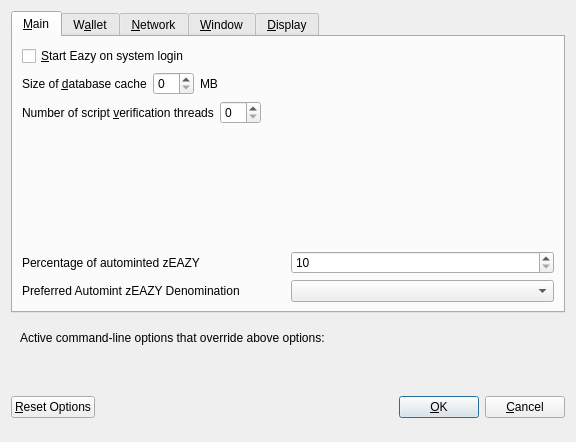
<?xml version="1.0" encoding="UTF-8"?>
<ui version="4.0">
 <class>OptionsDialog</class>
 <widget class="QDialog" name="OptionsDialog">
  <property name="geometry">
   <rect>
    <x>0</x>
    <y>0</y>
    <width>576</width>
    <height>442</height>
   </rect>
  </property>
  <property name="windowTitle">
   <string>Options</string>
  </property>
  <property name="modal">
   <bool>true</bool>
  </property>
  <layout class="QVBoxLayout" name="verticalLayout">
   <item>
    <widget class="QTabWidget" name="tabWidget">
     <property name="currentIndex">
      <number>0</number>
     </property>
     <widget class="QWidget" name="tabMain">
      <attribute name="title">
       <string>&amp;Main</string>
      </attribute>
      <layout class="QVBoxLayout" name="verticalLayout_Main">
       <item>
        <widget class="QCheckBox" name="bitcoinAtStartup">
         <property name="toolTip">
          <string>Automatically start Eazy after logging in to the system.</string>
         </property>
         <property name="text">
          <string>&amp;Start Eazy on system login</string>
         </property>
        </widget>
       </item>
       <item>
        <layout class="QHBoxLayout" name="horizontalLayout_2_Main">
         <item>
          <widget class="QLabel" name="databaseCacheLabel">
           <property name="text">
            <string>Size of &amp;database cache</string>
           </property>
           <property name="textFormat">
            <enum>Qt::PlainText</enum>
           </property>
           <property name="buddy">
            <cstring>databaseCache</cstring>
           </property>
          </widget>
         </item>
         <item>
          <widget class="QSpinBox" name="databaseCache"/>
         </item>
         <item>
          <widget class="QLabel" name="databaseCacheUnitLabel">
           <property name="text">
            <string>MB</string>
           </property>
           <property name="textFormat">
            <enum>Qt::PlainText</enum>
           </property>
          </widget>
         </item>
         <item>
          <spacer name="horizontalSpacer_2_Main">
           <property name="orientation">
            <enum>Qt::Horizontal</enum>
           </property>
           <property name="sizeHint" stdset="0">
            <size>
             <width>40</width>
             <height>20</height>
            </size>
           </property>
          </spacer>
         </item>
        </layout>
       </item>
       <item>
        <layout class="QHBoxLayout" name="horizontalLayout_3_Main">
         <item>
          <widget class="QLabel" name="threadsScriptVerifLabel">
           <property name="text">
            <string>Number of script &amp;verification threads</string>
           </property>
           <property name="textFormat">
            <enum>Qt::PlainText</enum>
           </property>
           <property name="buddy">
            <cstring>threadsScriptVerif</cstring>
           </property>
          </widget>
         </item>
         <item>
          <widget class="QSpinBox" name="threadsScriptVerif">
           <property name="toolTip">
            <string>(0 = auto, &lt;0 = leave that many cores free)</string>
           </property>
          </widget>
         </item>
         <item>
          <spacer name="horizontalSpacer_3_Main">
           <property name="orientation">
            <enum>Qt::Horizontal</enum>
           </property>
           <property name="sizeHint" stdset="0">
            <size>
             <width>40</width>
             <height>20</height>
            </size>
           </property>
          </spacer>
         </item>
        </layout>
       </item>
       <item>
        <spacer name="verticalSpacer_2">
         <property name="orientation">
          <enum>Qt::Vertical</enum>
         </property>
         <property name="sizeHint" stdset="0">
          <size>
           <width>20</width>
           <height>40</height>
          </size>
         </property>
        </spacer>
       </item>
       <item>
        <layout class="QHBoxLayout" name="horizontalLayout_3">
         <item>
          <widget class="QLabel" name="percentage_label">
           <property name="toolTip">
            <string>Percentage of incoming EAZY which get automatically converted to zEAZY via Zerocoin Protocol (min: 10%)</string>
           </property>
           <property name="text">
            <string>Percentage of autominted zEAZY</string>
           </property>
          </widget>
         </item>
         <item>
          <widget class="QSpinBox" name="zeromintPercentage">
           <property name="minimum">
            <number>10</number>
           </property>
           <property name="maximum">
            <number>100</number>
           </property>
          </widget>
         </item>
        </layout>
       </item>
       <item>
        <layout class="QHBoxLayout" name="horizontalLayout" stretch="0,0">
         <property name="sizeConstraint">
          <enum>QLayout::SetFixedSize</enum>
         </property>
         <item>
          <widget class="QLabel" name="labelPreferredDenom">
           <property name="maximumSize">
            <size>
             <width>16777215</width>
             <height>16777215</height>
            </size>
           </property>
           <property name="toolTip">
            <string>Wait with automatic conversion to Zerocoin until enough EAZY for this denomination is available</string>
           </property>
           <property name="text">
            <string>Preferred Automint zEAZY Denomination</string>
           </property>
          </widget>
         </item>
         <item>
          <widget class="QComboBox" name="preferredDenom">
           <property name="maximumSize">
            <size>
             <width>16777215</width>
             <height>27</height>
            </size>
           </property>
           <property name="toolTip">
            <string>Wait with automatic conversion to Zerocoin until enough EAZY for this denomination is available</string>
           </property>
           <property name="maxVisibleItems">
            <number>9</number>
           </property>
           <property name="maxCount">
            <number>9</number>
           </property>
          </widget>
         </item>
        </layout>
       </item>
      </layout>
     </widget>
     <widget class="QWidget" name="tabWallet">
      <attribute name="title">
       <string>W&amp;allet</string>
      </attribute>
      <layout class="QVBoxLayout" name="verticalLayout_Wallet">
       <item>
        <widget class="QGroupBox" name="groupBox">
         <property name="title">
          <string>Expert</string>
         </property>
         <layout class="QVBoxLayout" name="verticalLayout_2">
          <item>
           <widget class="QCheckBox" name="coinControlFeatures">
            <property name="toolTip">
             <string>Whether to show coin control features or not.</string>
            </property>
            <property name="text">
             <string>Enable coin &amp;control features</string>
            </property>
           </widget>
          </item>
          <item>
           <widget class="QCheckBox" name="showMasternodesTab">
            <property name="toolTip">
             <string>Show additional tab listing all your masternodes in first sub-tab&lt;br/&gt;and all masternodes on the network in second sub-tab.</string>
            </property>
            <property name="text">
             <string>Show Masternodes Tab</string>
            </property>
           </widget>
          </item>
          <item>
           <widget class="QCheckBox" name="spendZeroConfChange">
            <property name="toolTip">
             <string>If you disable the spending of unconfirmed change, the change from a transaction&lt;br/&gt;cannot be used until that transaction has at least one confirmation.&lt;br/&gt;This also affects how your balance is computed.</string>
            </property>
            <property name="text">
             <string>&amp;Spend unconfirmed change</string>
            </property>
           </widget>
          </item>
         </layout>
        </widget>
       </item>
       <item>
        <spacer name="verticalSpacer_Wallet">
         <property name="orientation">
          <enum>Qt::Vertical</enum>
         </property>
         <property name="sizeHint" stdset="0">
          <size>
           <width>20</width>
           <height>40</height>
          </size>
         </property>
        </spacer>
       </item>
      </layout>
     </widget>
     <widget class="QWidget" name="tabNetwork">
      <attribute name="title">
       <string>&amp;Network</string>
      </attribute>
      <layout class="QVBoxLayout" name="verticalLayout_Network">
       <item>
        <widget class="QCheckBox" name="mapPortUpnp">
         <property name="toolTip">
          <string>Automatically open the Eazy client port on the router. This only works when your router supports UPnP and it is enabled.</string>
         </property>
         <property name="text">
          <string>Map port using &amp;UPnP</string>
         </property>
        </widget>
       </item>
       <item>
        <widget class="QCheckBox" name="allowIncoming">
         <property name="toolTip">
          <string>Accept connections from outside</string>
         </property>
         <property name="text">
          <string>Allow incoming connections</string>
         </property>
        </widget>
       </item>
       <item>
        <widget class="QCheckBox" name="connectSocks">
         <property name="toolTip">
          <string>Connect to the Eazy network through a SOCKS5 proxy.</string>
         </property>
         <property name="text">
          <string>&amp;Connect through SOCKS5 proxy (default proxy):</string>
         </property>
        </widget>
       </item>
       <item>
        <layout class="QHBoxLayout" name="horizontalLayout_1_Network">
         <item>
          <widget class="QLabel" name="proxyIpLabel">
           <property name="text">
            <string>Proxy &amp;IP:</string>
           </property>
           <property name="textFormat">
            <enum>Qt::PlainText</enum>
           </property>
           <property name="buddy">
            <cstring>proxyIp</cstring>
           </property>
          </widget>
         </item>
         <item>
          <widget class="QValidatedLineEdit" name="proxyIp">
           <property name="minimumSize">
            <size>
             <width>140</width>
             <height>0</height>
            </size>
           </property>
           <property name="maximumSize">
            <size>
             <width>140</width>
             <height>16777215</height>
            </size>
           </property>
           <property name="toolTip">
            <string>IP address of the proxy (e.g. IPv4: 127.0.0.1 / IPv6: ::1)</string>
           </property>
          </widget>
         </item>
         <item>
          <widget class="QLabel" name="proxyPortLabel">
           <property name="text">
            <string>&amp;Port:</string>
           </property>
           <property name="textFormat">
            <enum>Qt::PlainText</enum>
           </property>
           <property name="buddy">
            <cstring>proxyPort</cstring>
           </property>
          </widget>
         </item>
         <item>
          <widget class="QLineEdit" name="proxyPort">
           <property name="minimumSize">
            <size>
             <width>55</width>
             <height>0</height>
            </size>
           </property>
           <property name="maximumSize">
            <size>
             <width>55</width>
             <height>16777215</height>
            </size>
           </property>
           <property name="toolTip">
            <string>Port of the proxy (e.g. 9050)</string>
           </property>
          </widget>
         </item>
         <item>
          <spacer name="horizontalSpacer_1_Network">
           <property name="orientation">
            <enum>Qt::Horizontal</enum>
           </property>
           <property name="sizeHint" stdset="0">
            <size>
             <width>40</width>
             <height>20</height>
            </size>
           </property>
          </spacer>
         </item>
        </layout>
       </item>
       <item>
        <spacer name="verticalSpacer_Network">
         <property name="orientation">
          <enum>Qt::Vertical</enum>
         </property>
         <property name="sizeHint" stdset="0">
          <size>
           <width>20</width>
           <height>40</height>
          </size>
         </property>
        </spacer>
       </item>
      </layout>
     </widget>
     <widget class="QWidget" name="tabWindow">
      <attribute name="title">
       <string>&amp;Window</string>
      </attribute>
      <layout class="QVBoxLayout" name="verticalLayout_Window">
       <item>
        <widget class="QCheckBox" name="minimizeToTray">
         <property name="toolTip">
          <string>Show only a tray icon after minimizing the window.</string>
         </property>
         <property name="text">
          <string>&amp;Minimize to the tray instead of the taskbar</string>
         </property>
        </widget>
       </item>
       <item>
        <widget class="QCheckBox" name="minimizeOnClose">
         <property name="toolTip">
          <string>Minimize instead of exit the application when the window is closed. When this option is enabled, the application will be closed only after selecting Quit in the menu.</string>
         </property>
         <property name="text">
          <string>M&amp;inimize on close</string>
         </property>
        </widget>
       </item>
       <item>
        <spacer name="verticalSpacer_Window">
         <property name="orientation">
          <enum>Qt::Vertical</enum>
         </property>
         <property name="sizeHint" stdset="0">
          <size>
           <width>20</width>
           <height>40</height>
          </size>
         </property>
        </spacer>
       </item>
      </layout>
     </widget>
     <widget class="QWidget" name="tabDisplay">
      <attribute name="title">
       <string>&amp;Display</string>
      </attribute>
      <layout class="QVBoxLayout" name="verticalLayout_Display">
       <item>
        <layout class="QHBoxLayout" name="horizontalLayout_1_Display">
         <item>
          <widget class="QLabel" name="langLabel">
           <property name="text">
            <string>User Interface &amp;language:</string>
           </property>
           <property name="textFormat">
            <enum>Qt::PlainText</enum>
           </property>
           <property name="buddy">
            <cstring>lang</cstring>
           </property>
          </widget>
         </item>
         <item>
          <widget class="QValueComboBox" name="lang">
           <property name="toolTip">
            <string>The user interface language can be set here. This setting will take effect after restarting Eazy.</string>
           </property>
          </widget>
         </item>
        </layout>
       </item>
       <item>
        <widget class="QLabel" name="label_3">
         <property name="toolTip">
          <string notr="true"/>
         </property>
         <property name="statusTip">
          <string notr="true"/>
         </property>
         <property name="whatsThis">
          <string notr="true"/>
         </property>
         <property name="accessibleName">
          <string notr="true"/>
         </property>
         <property name="text">
          <string>Language missing or translation incomplete? Help contributing translations here:
https://www.transifex.com/eazy-project/eazy-project-translations</string>
         </property>
         <property name="wordWrap">
          <bool>true</bool>
         </property>
         <property name="openExternalLinks">
          <bool>true</bool>
         </property>
         <property name="textInteractionFlags">
          <set>Qt::TextBrowserInteraction</set>
         </property>
        </widget>
       </item>
       <item>
        <layout class="QHBoxLayout" name="horizontalLayout_4_Display" stretch="0,0">
         <item>
          <widget class="QLabel" name="themeLabel">
           <property name="text">
            <string>User Interface Theme:</string>
           </property>
          </widget>
         </item>
         <item>
          <widget class="QValueComboBox" name="theme"/>
         </item>
        </layout>
       </item>
       <item>
        <widget class="Line" name="line">
         <property name="orientation">
          <enum>Qt::Horizontal</enum>
         </property>
        </widget>
       </item>
       <item>
        <layout class="QHBoxLayout" name="horizontalLayout_2_Display">
         <item>
          <widget class="QLabel" name="unitLabel">
           <property name="text">
            <string>&amp;Unit to show amounts in:</string>
           </property>
           <property name="textFormat">
            <enum>Qt::PlainText</enum>
           </property>
           <property name="buddy">
            <cstring>unit</cstring>
           </property>
          </widget>
         </item>
         <item>
          <widget class="QValueComboBox" name="unit">
           <property name="toolTip">
            <string>Choose the default subdivision unit to show in the interface and when sending coins.</string>
           </property>
          </widget>
         </item>
        </layout>
       </item>
       <item>
        <layout class="QHBoxLayout" name="horizontalLayout_5_Display">
         <item>
          <widget class="QLabel" name="digitsLabel">
           <property name="text">
            <string>Decimal digits</string>
           </property>
          </widget>
         </item>
         <item>
          <widget class="QValueComboBox" name="digits"/>
         </item>
        </layout>
       </item>
       <item>
        <layout class="QHBoxLayout" name="horizontalLayout_3_Display">
         <item>
          <widget class="QLabel" name="thirdPartyTxUrlsLabel">
           <property name="toolTip">
            <string>Third party URLs (e.g. a block explorer) that appear in the transactions tab as context menu items. %s in the URL is replaced by transaction hash. Multiple URLs are separated by vertical bar |.</string>
           </property>
           <property name="text">
            <string>Third party transaction URLs</string>
           </property>
           <property name="buddy">
            <cstring>thirdPartyTxUrls</cstring>
           </property>
          </widget>
         </item>
         <item>
          <widget class="QLineEdit" name="thirdPartyTxUrls">
           <property name="toolTip">
            <string>Third party URLs (e.g. a block explorer) that appear in the transactions tab as context menu items. %s in the URL is replaced by transaction hash. Multiple URLs are separated by vertical bar |.</string>
           </property>
          </widget>
         </item>
        </layout>
       </item>
       <item>
        <spacer name="verticalSpacer">
         <property name="orientation">
          <enum>Qt::Vertical</enum>
         </property>
         <property name="sizeHint" stdset="0">
          <size>
           <width>20</width>
           <height>40</height>
          </size>
         </property>
        </spacer>
       </item>
      </layout>
     </widget>
    </widget>
   </item>
   <item>
    <widget class="QFrame" name="frame">
     <layout class="QVBoxLayout" name="verticalLayout_Bottom">
      <item>
       <layout class="QHBoxLayout" name="horizontalLayout_Bottom">
        <item>
         <widget class="QLabel" name="overriddenByCommandLineInfoLabel">
          <property name="text">
           <string>Active command-line options that override above options:</string>
          </property>
          <property name="textFormat">
           <enum>Qt::PlainText</enum>
          </property>
         </widget>
        </item>
        <item>
         <spacer name="horizontalSpacer_Bottom">
          <property name="orientation">
           <enum>Qt::Horizontal</enum>
          </property>
          <property name="sizeHint" stdset="0">
           <size>
            <width>40</width>
            <height>20</height>
           </size>
          </property>
         </spacer>
        </item>
       </layout>
      </item>
      <item>
       <widget class="QLabel" name="overriddenByCommandLineLabel">
        <property name="text">
         <string/>
        </property>
        <property name="textFormat">
         <enum>Qt::PlainText</enum>
        </property>
        <property name="wordWrap">
         <bool>true</bool>
        </property>
       </widget>
      </item>
     </layout>
    </widget>
   </item>
   <item>
    <layout class="QHBoxLayout" name="horizontalLayout_Buttons">
     <item>
      <widget class="QPushButton" name="resetButton">
       <property name="toolTip">
        <string>Reset all client options to default.</string>
       </property>
       <property name="text">
        <string>&amp;Reset Options</string>
       </property>
       <property name="autoDefault">
        <bool>false</bool>
       </property>
      </widget>
     </item>
     <item>
      <spacer name="horizontalSpacer_1">
       <property name="orientation">
        <enum>Qt::Horizontal</enum>
       </property>
       <property name="sizeHint" stdset="0">
        <size>
         <width>40</width>
         <height>48</height>
        </size>
       </property>
      </spacer>
     </item>
     <item>
      <widget class="QLabel" name="statusLabel">
       <property name="minimumSize">
        <size>
         <width>200</width>
         <height>0</height>
        </size>
       </property>
       <property name="font">
        <font>
         <weight>75</weight>
         <bold>true</bold>
        </font>
       </property>
       <property name="text">
        <string/>
       </property>
       <property name="textFormat">
        <enum>Qt::PlainText</enum>
       </property>
       <property name="wordWrap">
        <bool>true</bool>
       </property>
      </widget>
     </item>
     <item>
      <spacer name="horizontalSpacer_2">
       <property name="orientation">
        <enum>Qt::Horizontal</enum>
       </property>
       <property name="sizeHint" stdset="0">
        <size>
         <width>40</width>
         <height>48</height>
        </size>
       </property>
      </spacer>
     </item>
     <item>
      <widget class="QPushButton" name="okButton">
       <property name="text">
        <string>&amp;OK</string>
       </property>
       <property name="autoDefault">
        <bool>false</bool>
       </property>
       <property name="default">
        <bool>true</bool>
       </property>
      </widget>
     </item>
     <item>
      <widget class="QPushButton" name="cancelButton">
       <property name="text">
        <string>&amp;Cancel</string>
       </property>
       <property name="autoDefault">
        <bool>false</bool>
       </property>
      </widget>
     </item>
    </layout>
   </item>
  </layout>
 </widget>
 <customwidgets>
  <customwidget>
   <class>QValidatedLineEdit</class>
   <extends>QLineEdit</extends>
   <header>qvalidatedlineedit.h</header>
  </customwidget>
  <customwidget>
   <class>QValueComboBox</class>
   <extends>QComboBox</extends>
   <header>qvaluecombobox.h</header>
  </customwidget>
 </customwidgets>
 <resources/>
 <connections/>
</ui>
